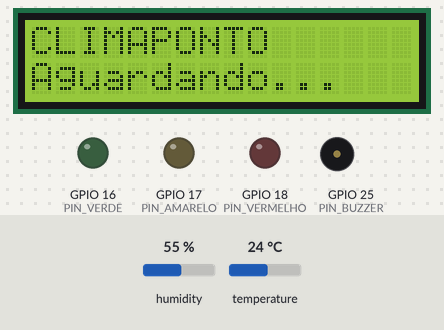
Bench run of a sketch on a simulated ESP32. Shown: 16×2 character LCD, output pins drawn as LEDs (lit = HIGH), buzzer (waves = sounding). The test bench sets the inputs (shaded band); at power-on: temperature 24 °C, humidity 55 %. WiFi joins after 1.5 s; servers stay silent unless stated; no MQTT or app messages arrive unless stated; what the sketch prints to the serial monitor is not drawn.

Above: at 1.2 s.
1.3 s: temperature set to 29.3 °C
At 2.9 s:
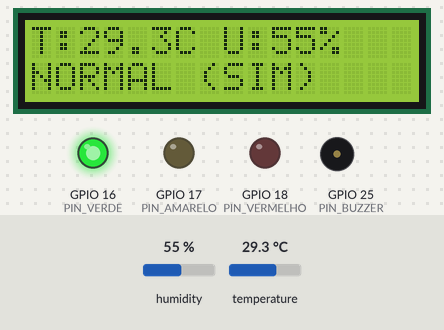
4.3 s: temperature set to 30.4 °C
At 7.4 s:
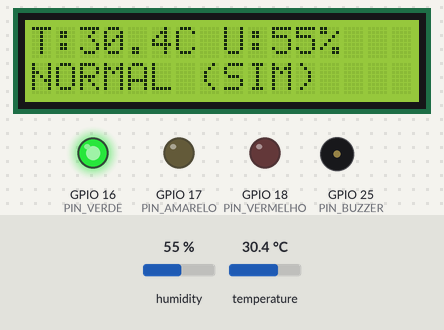
8.0 s: temperature set to 41 °C
At 11.2 s:
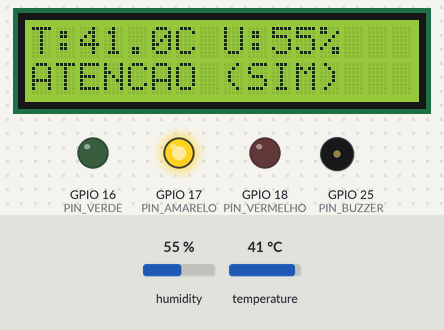
11.5 s: temperature set to 12 °C
At 15.1 s:
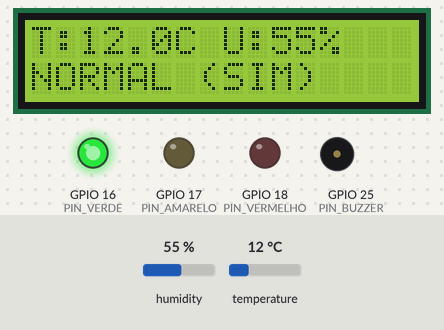
16.0 s: temperature set to 34 °C
At 17.9 s:
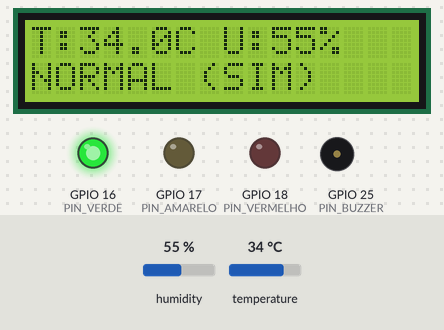
19.0 s: temperature set to 35.1 °C
At 29.5 s:
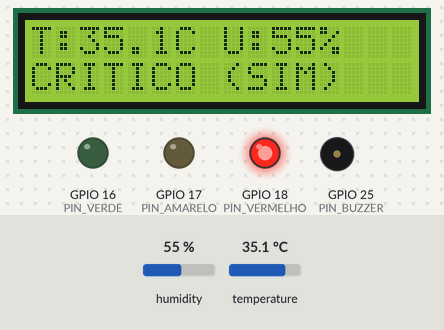
Timing chart, 0 to 29.8 s (numbered marks = the images above; inputs shaded):
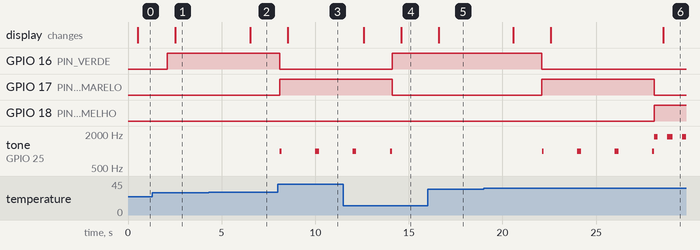

Measured:
- the behaviour switches between 34.4 and 34.5 °C on temperature (found by bisection; images 5 and 6)
- after the input at 1.3 s, the display: changes after 1.2 s (image 1)
- after the input at 4.3 s, the display: changes after 2.2 s (image 2)
- after the input at 8.0 s, GPIO 16 (PIN_VERDE): HIGH → LOW after 0.11 s; GPIO 17 (PIN_AMARELO): LOW → HIGH after 0.11 s; tone on GPIO 25 (PIN_BUZZER): silent → 1000 Hz after 0.11 s, → silent 0.09 s later, → 1000 Hz 1.8 s later, → silent 0.20 s later; the display: changes after 0.54 s (image 3)
- after the input at 11.5 s, GPIO 16 (PIN_VERDE): LOW → HIGH after 2.6 s; GPIO 17 (PIN_AMARELO): HIGH → LOW after 2.6 s instead of 0.61 s; GPIO 18 (PIN_VERMELHO): stays LOW (without the input it goes to HIGH after 0.61 s); the display: first changes after 1.1 s (image 4 shows a later state)
- after the input at 16.0 s, the display: changes after 0.58 s (image 5)
- after the input at 19.0 s, GPIO 16 (PIN_VERDE): HIGH → LOW after 3.1 s instead of 5.1 s; GPIO 17 (PIN_AMARELO): LOW → HIGH after 3.1 s instead of 5.1 s; GPIO 18 (PIN_VERMELHO): LOW → HIGH after 9.1 s; the display: first changes after 1.6 s (image 6 shows a later state)

The sketch:

sketch.ino
```cpp
/*
 * ClimaPonto - Monitoramento Ambiental Inteligente
 * FIAP | Global Solution 2026.2
 * Disciplina: Edge Computing & Computer Systems
 * Turma: 1ESPG-2026
 * Grupo: DEBUGGERS
 *
 * Integrantes:
 * Vinicius Fuentes Cavalcanti - RM 570818
 * Guilherme De Rosa Peres - RM 569193
 * Enrico Vieira de Almeida Vidal - RM 569217
 *
 * Descricao:
 * Sistema IoT de monitoramento de temperatura e umidade
 * em pontos de onibus, utilizando ESP32 e DHT22.
 *
 * Funcionalidades:
 * - Classificacao local em tres estados
 * - Alertas visuais e sonoros
 * - Suavizacao das leituras por media movel
 * - Tratamento de falhas do sensor
 * - Comunicacao MQTT com a plataforma FIWARE
 * - Funcionamento local independente da conectividade
 *
 * Ambiente: Wokwi - ESP32 Arduino/C++
 * Dados ambientais simulados para fins academicos.
 */

#include <Arduino.h>
#include <Wire.h>
#include <DHTesp.h>
#include <LiquidCrystal_I2C.h>
#include <math.h>
#include <WiFi.h>
#include <PubSubClient.h>

constexpr int PIN_DHT = 15;
constexpr int PIN_VERDE = 16;
constexpr int PIN_AMARELO = 17;
constexpr int PIN_VERMELHO = 18;
constexpr int PIN_BUZZER = 25;

constexpr bool SIMULAR_REDE_OFFLINE = false;
// Limites dos estados (temperatura suavizada, em graus C):
//   NORMAL  : abaixo de 30.0
//   ATENCAO : de 30.0 ate 34.9
//   CRITICO : 35.0 ou mais
// Valores definidos pelo grupo nos testes do prototipo: 30 C separa uma
// tarde comum de uma tarde quente na espera do onibus, e 35 C marca calor
// forte, quando vale chamar mais atencao. Sao limites DEMONSTRATIVOS:
// nao sao indice oficial, nao medem sensacao termica e nao sao alerta de
// saude. Os mesmos valores sao usados no Python e no site.
constexpr float LIMITE_ATENCAO = 30.0;
constexpr float LIMITE_CRITICO = 35.0;

constexpr unsigned long INTERVALO_LEITURA = 2000;
constexpr unsigned long INTERVALO_LCD = 500;
constexpr int TAMANHO_MEDIA = 5;


const char* WIFI_SSID = "Wokwi-GUEST";
const char* WIFI_SENHA = "";

// IP de exemplo do servidor FIWARE na nuvem (AWS). Muda quando a
// instancia for ligada novamente: atualizar aqui antes de testar o envio.
const char* MQTT_SERVIDOR = "52.207.229.41";
constexpr int MQTT_PORTA = 1883;

// Chave (apikey) do servico FIWARE do ClimaPonto, usada so na demonstracao.
// Fica visivel no projeto publico do Wokwi por decisao do grupo.
const char* CLIMA_API_KEY = "b3a8c667abb2f33fe3ad1074e7077404";

const char* MQTT_DISPOSITIVO = "climaponto-p001";

WiFiClient wifiClient;
PubSubClient mqtt(wifiClient);

unsigned long ultimaTentativaWiFi = 0;
unsigned long ultimaTentativaMQTT = 0;

constexpr unsigned long INTERVALO_RECONEXAO_WIFI = 10000;
constexpr unsigned long INTERVALO_RECONEXAO_MQTT = 10000;


// Teste demonstrativo de falha do sensor.
// false = funcionamento normal
// true  = simular leitura invalida
constexpr bool SIMULAR_FALHA_SENSOR = false;

DHTesp dht;
LiquidCrystal_I2C lcd(0x27, 16, 2);

enum Estado {
  SEM_DADOS,
  NORMAL,
  ATENCAO,
  CRITICO,
  FALHA_SENSOR
};

Estado estadoAtual = SEM_DADOS;

float temperaturas[TAMANHO_MEDIA] = {};
int quantidade = 0;
int indice = 0;

float temperatura = NAN;
float umidade = NAN;
float temperaturaSuavizada = NAN;

// Reinicia a janela apos falha para nao usar leituras antigas.
void limparMediaMovel() {
  quantidade = 0;
  indice = 0;
  temperaturaSuavizada = NAN;
  for (int i = 0; i < TAMANHO_MEDIA; i++) {
    temperaturas[i] = 0;
  }
}

unsigned long ultimaLeitura = 0;
unsigned long ultimaAtualizacaoLCD = 0;

bool buzzerLigado = false;
int frequenciaAtual = 0;

const char* nomeEstado(Estado estado) {
  switch (estado) {
    case NORMAL: return "NORMAL";
    case ATENCAO: return "ATENCAO";
    case CRITICO: return "CRITICO";
    case FALHA_SENSOR: return "FALHA SENSOR";
    default: return "SEM DADOS";
  }
}

void adicionarTemperatura(float valor) {
  temperaturas[indice] = valor;
  indice = (indice + 1) % TAMANHO_MEDIA;

  if (quantidade < TAMANHO_MEDIA) {
    quantidade++;
  }

  float soma = 0;

  for (int i = 0; i < quantidade; i++) {
    soma += temperaturas[i];
  }

  temperaturaSuavizada = soma / quantidade;
}

Estado classificar(float valor) {
  if (valor >= LIMITE_CRITICO) {
    return CRITICO;
  }

  if (valor >= LIMITE_ATENCAO) {
    return ATENCAO;
  }

  return NORMAL;
}

void atualizarLeds() {
  digitalWrite(PIN_VERDE, estadoAtual == NORMAL);
  digitalWrite(PIN_AMARELO, estadoAtual == ATENCAO);
  digitalWrite(PIN_VERMELHO, estadoAtual == CRITICO);
}

void atualizarBuzzer(unsigned long agora) {
  int frequencia = 0;
  bool deveTocar = false;

  if (estadoAtual == ATENCAO) {
    frequencia = 1000;
    deveTocar = (agora % 2000UL) < 200UL;
  } else if (estadoAtual == CRITICO) {
    frequencia = 1800;
    deveTocar = (agora % 800UL) < 300UL;
  }

  if (deveTocar) {
    if (!buzzerLigado || frequencia != frequenciaAtual) {
      tone(PIN_BUZZER, frequencia);
      buzzerLigado = true;
      frequenciaAtual = frequencia;
    }
  } else if (buzzerLigado) {
    noTone(PIN_BUZZER);
    buzzerLigado = false;
    frequenciaAtual = 0;
  }
}

void lerSensor() {
  TempAndHumidity dados;

  if (SIMULAR_FALHA_SENSOR) {
    dados.temperature = NAN;
    dados.humidity = NAN;
  } else {
    dados = dht.getTempAndHumidity();
  }

  if (
    isnan(dados.temperature) ||
    isnan(dados.humidity) ||
    dados.temperature < -40 ||
    dados.temperature > 80 ||
    dados.humidity < 0 ||
    dados.humidity > 100
  ) {
    temperatura = NAN;
    umidade = NAN;
    limparMediaMovel();
    estadoAtual = FALHA_SENSOR;
    Serial.println("[ERRO] Leitura invalida do DHT22.");
    atualizarLeds();
    return;
  }

  temperatura = dados.temperature;
  umidade = dados.humidity;

  adicionarTemperatura(temperatura);
  estadoAtual = classificar(temperaturaSuavizada);

  atualizarLeds();

  Serial.println("----------------------------");
  Serial.printf("Temperatura: %.1f C\n", temperatura);
  Serial.printf("Umidade: %.1f %%\n", umidade);
  Serial.printf("Media movel: %.1f C\n", temperaturaSuavizada);
  Serial.printf("Amostras: %d\n", quantidade);
  Serial.printf("Estado: %s\n", nomeEstado(estadoAtual));
  publicarLeitura();
}

void escreverLinha(int linha, const String& texto) {
  lcd.setCursor(0, linha);

  String ajustado = texto.substring(0, 16);

  while (ajustado.length() < 16) {
    ajustado += " ";
  }

  lcd.print(ajustado);
}

void atualizarLCD() {
  if (estadoAtual == SEM_DADOS) {
    escreverLinha(0, "CLIMAPONTO");
    escreverLinha(1, "Aguardando...");
    return;
  }

  if (estadoAtual == FALHA_SENSOR) {
    escreverLinha(0, "CLIMAPONTO");
    escreverLinha(1, "FALHA NO SENSOR");
    return;
  }

  String linha1 =
    "T:" + String(temperatura, 1) +
    "C U:" + String(umidade, 0) + "%";

  escreverLinha(0, linha1);

  String linha2 =
    String(nomeEstado(estadoAtual)) +
    " (SIM)";

  escreverLinha(1, linha2);
}


void conectarRede(unsigned long agora) {
  if (WiFi.status() == WL_CONNECTED) {
    return;
  }

  if (agora - ultimaTentativaWiFi < INTERVALO_RECONEXAO_WIFI) {
    return;
  }

  ultimaTentativaWiFi = agora;

  Serial.println("[WIFI] Tentando reconectar...");
  WiFi.reconnect();
}

void conectarMQTT(unsigned long agora) {
  if (WiFi.status() != WL_CONNECTED || mqtt.connected()) {
    return;
  }

  if (agora - ultimaTentativaMQTT < INTERVALO_RECONEXAO_MQTT) {
    return;
  }

  ultimaTentativaMQTT = agora;

  Serial.println("[MQTT] Tentando conectar...");

  if (mqtt.connect("climaponto-esp32-p001")) {
    Serial.println("[MQTT] Conectado!");
  } else {
    Serial.printf("[MQTT] Falha, codigo: %d\n", mqtt.state());
  }
}

void publicarLeitura() {
  if (!mqtt.connected()) {
    Serial.println("[MQTT] Offline. Leitura apenas local.");
    return;
  }

  if (
    isnan(temperatura) ||
    isnan(umidade) ||
    isnan(temperaturaSuavizada) ||
    estadoAtual == FALHA_SENSOR
  ) {
    Serial.println("[MQTT] Leitura invalida. Envio ignorado.");
    return;
  }

  String topico =
    String("/ul/") +
    CLIMA_API_KEY +
    "/" +
    MQTT_DISPOSITIVO +
    "/attrs";

  String estado;

  switch (estadoAtual) {
    case NORMAL: estado = "normal"; break;
    case ATENCAO: estado = "atencao"; break;
    case CRITICO: estado = "critico"; break;
    default: return;
  }

  String mensagem =
    "t|" + String(temperatura, 1) +
    "|h|" + String(umidade, 1) +
    "|m|" + String(temperaturaSuavizada, 1) +
    "|s|" + estado;

  if (mqtt.publish(topico.c_str(), mensagem.c_str())) {
    Serial.println("[MQTT] Leitura publicada!");
  } else {
    Serial.println("[MQTT] Falha ao publicar.");
  }
}


void setup() {
  Serial.begin(115200);

  pinMode(PIN_VERDE, OUTPUT);
  pinMode(PIN_AMARELO, OUTPUT);
  pinMode(PIN_VERMELHO, OUTPUT);
  pinMode(PIN_BUZZER, OUTPUT);

  atualizarLeds();

  Wire.begin(21, 22);

  lcd.init();
  lcd.backlight();

  escreverLinha(0, "CLIMAPONTO");
  escreverLinha(1, "Iniciando...");

  dht.setup(PIN_DHT, DHTesp::DHT22);

  Serial.println("CLIMAPONTO - GS 2026");
  Serial.println("Monitor ambiental iniciado.");
  Serial.println("Dados de simulacao.");

  // Primeira leitura apos intervalo adequado do DHT22.
  ultimaLeitura = millis();

  WiFi.mode(WIFI_STA);
  WiFi.begin(WIFI_SSID, WIFI_SENHA, 6);

  ultimaTentativaWiFi = millis();

  mqtt.setServer(MQTT_SERVIDOR, MQTT_PORTA);
  mqtt.setSocketTimeout(1);
  mqtt.setKeepAlive(15);

  Serial.println("[REDE] Conectividade inicializada.");
}


void loop() {
  const unsigned long agora = millis();

  // Teste offline isolado: nao desliga servicos na AWS.
  if (SIMULAR_REDE_OFFLINE) {
    if (mqtt.connected()) {
      mqtt.disconnect();
    }
    if (WiFi.status() == WL_CONNECTED) {
      WiFi.disconnect();
    }
  }

  // Monitoramento e alertas locais nunca dependem da rede.
  if (agora - ultimaLeitura >= INTERVALO_LEITURA) {
    ultimaLeitura = agora;
    lerSensor();
  }

  if (agora - ultimaAtualizacaoLCD >= INTERVALO_LCD) {
    ultimaAtualizacaoLCD = agora;
    atualizarLCD();
  }

  atualizarBuzzer(agora);

  // Tentativas MQTT podem bloquear brevemente; espacadas a cada 10 s.
  if (!SIMULAR_REDE_OFFLINE) {
    conectarRede(agora);

    if (WiFi.status() == WL_CONNECTED) {
      conectarMQTT(agora);
      if (mqtt.connected()) {
        mqtt.loop();
      }
    }
  }
}
```
